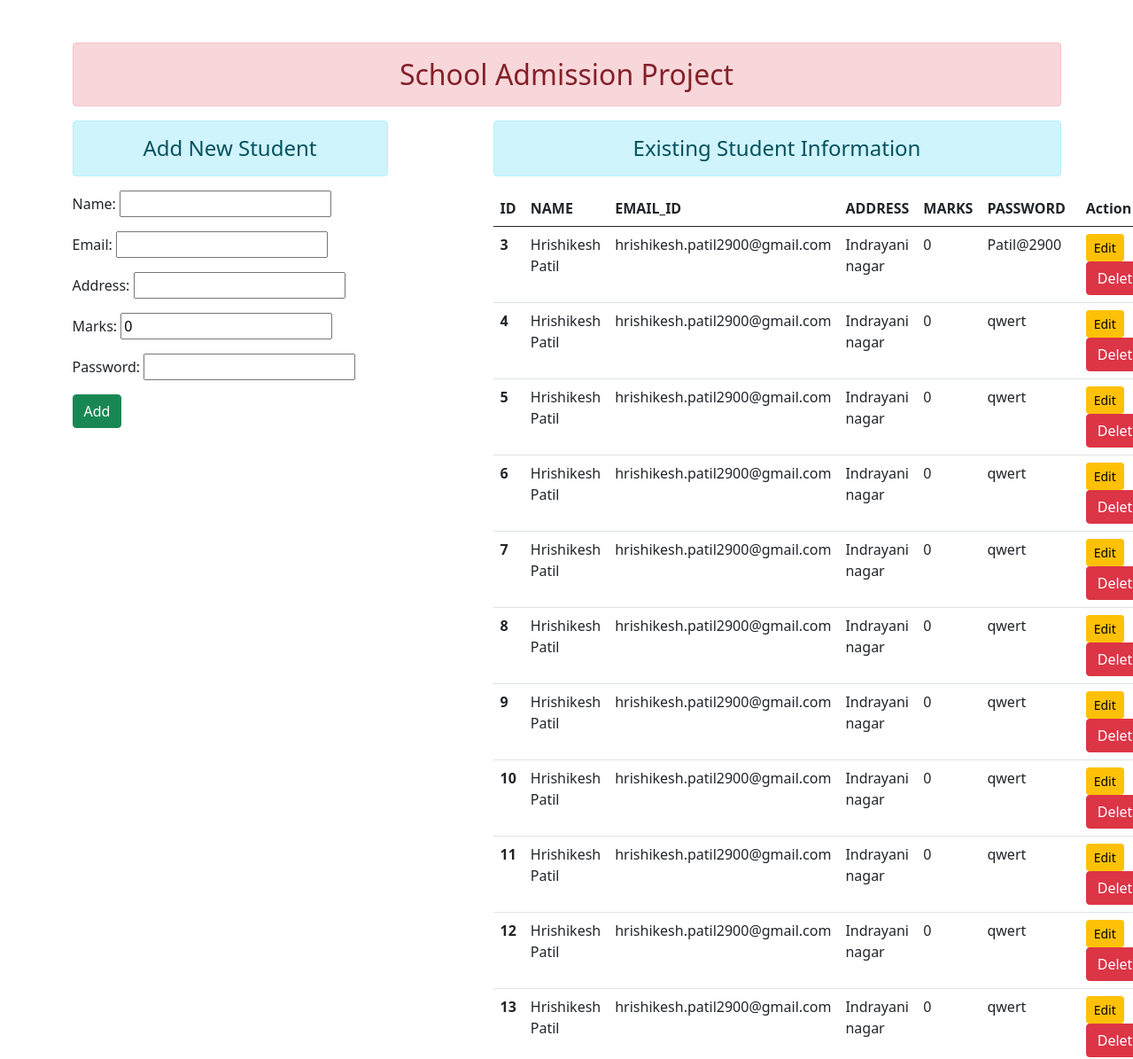
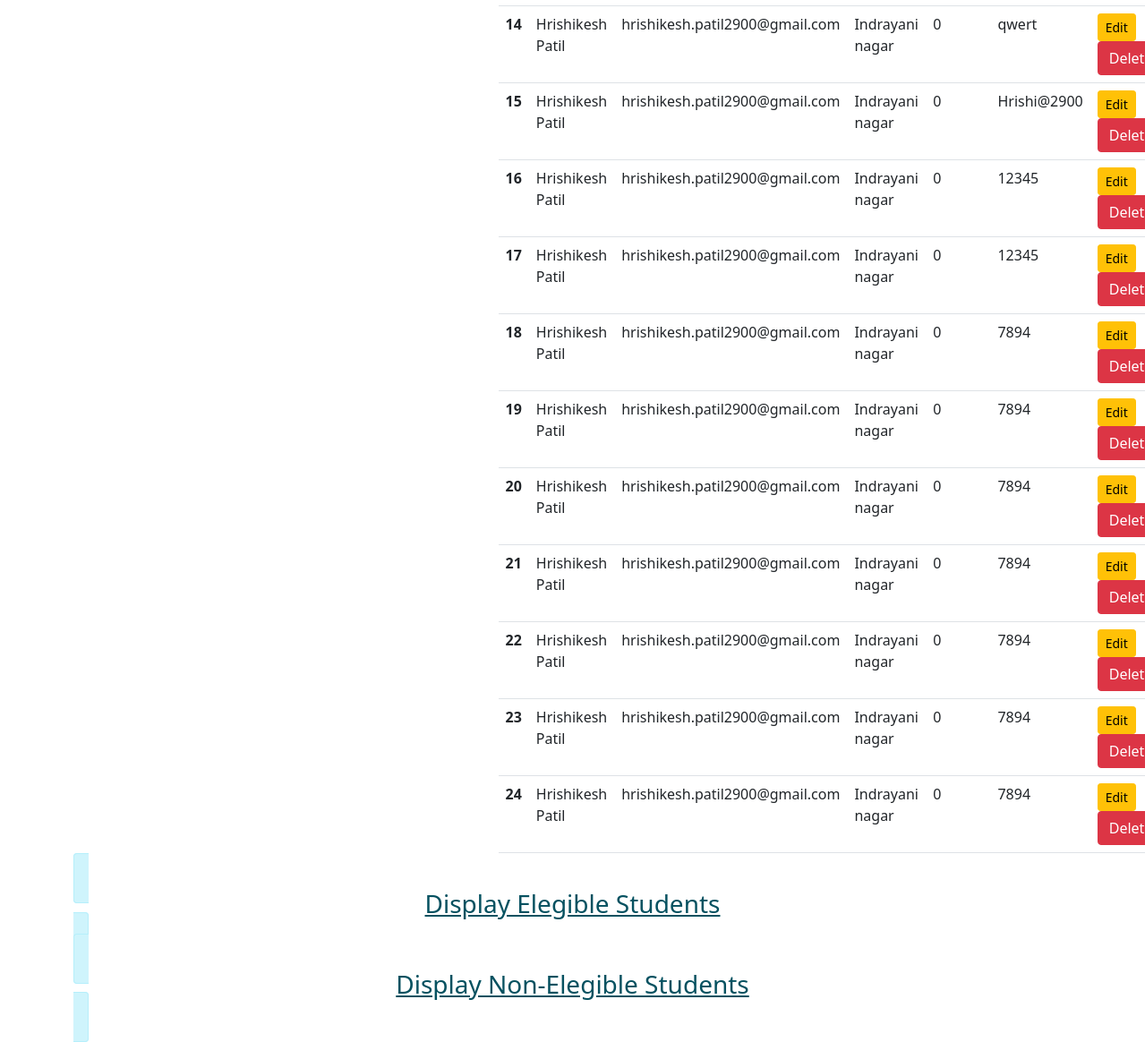
The page / on the database its author committed (2 pictures, top to bottom).
### admission/models.py (models this page shows)
class User(models.Model):
    name = models.CharField(max_length=100)
    email = models.EmailField(max_length=100)
    address = models.TextField()
    marks = models.IntegerField(default="0")
    password = models.CharField(max_length=100)

### admission/views.py (the view)
# urls.py: path('',views.add_show, name="addandshow"),
def add_show(request):
    if request.method == 'POST':
        fm = StudentRegistration(request.POST)
        if fm.is_valid():
            nm = fm.cleaned_data['name']
            em = fm.cleaned_data['email']
            ad = fm.cleaned_data['address']
            mk = fm.cleaned_data['marks']
            pw = fm.cleaned_data['password']
            reg = User(name=nm, email=em, address=ad, marks=mk, password=pw)
            reg.save()
            fm = StudentRegistration()
    else:
        fm = StudentRegistration()
    stud = User.objects.all()
    return render(request, 'admission/addandshow.html',{'form':fm, 'stu':stud})

### admission/forms.py
class StudentRegistration(forms.ModelForm):
    class Meta:
        model = User
        fields = ['name', 'email', 'address','marks', 'password']
        widgets = {
            'name':forms.TextInput(attrs={'class':'form-comtrol'}),
            'email':forms.EmailInput(attrs={'class':'form-comtrol'}),
            'address':forms.TextInput(attrs={'class':'form-comtrol'}),
            'marks':forms.TextInput(attrs={'class':'form-comtrol'}),
            'password':forms.PasswordInput(render_value=True, attrs={'class':'form-comtrol'}),
        }

### admission/templates/admission/addandshow.html (shortened to what this page needs)
{% extends 'admission/base.html' %}
{% block content %}
<div class="row">
    <div class="col-sm-4">
        <h4 class="text-center alert alert-info">Add New Student</h4>
        <form action="" method="POST">
            {{form.as_p}}
            <input type="submit" class="btn btn-success" value="Add">
        </form>
    </div>
    <div class="col-sm-7 offset-1">
        <h4 class="text-center alert alert-info">Existing Student Information</h4>
        {% if stu %}
            <table class="table table-hover">
                <thead>
                <tr>
                    <th scope="col">ID</th>
                    <th scope="col">NAME</th>
                    <th scope="col">EMAIL_ID</th>
                    <th scope="col">ADDRESS</th>
                    <th scope="col">MARKS</th>
                    <th scope="col">PASSWORD</th>
                    <th scope="col">Action</th>
                </tr>
                </thead>
                <tbody>
                {% for st in stu %}
                <tr>
                    <th scope="row">{{st.id}}</th>
                    <td>{{st.name}}</td>
                    <td>{{st.email}}</td>
                    <td>{{st.address}}</td>
                    <td>{{st.marks}}</td>
                    <td>{{st.password}}</td>
                    <td>
                        <a href="{% url 'updatedata' st.id %}" class="btn btn-warning btn-sm">Edit</a>
                        <form action="{% url 'deletedata' st.id %}" method="POST" class="d-inline" > {% csrf_token %}
                            <input type="submit" class="btn btn-danger" value="Delete">
                        </form>
                    </td>
                </tr>
                {% endfor %}
                </tbody>
            </table>
        {% else %}
         <h4 class="text-center alert alert-warning">No Records Found</h4>
        {% endif %}
    </div>
    <div>
        <th><a href="#" class="text-center alert alert-info"><h3>Display Elegible Students</h3></a></th>
    </div>
    <div>
        <th><a href="/" class="text-center alert alert-info"><h3>Display Non-Elegible Students</h3></a></th>
    </div>
</div>
{% endblock content %}

### admission/templates/admission/base.html (shortened to what this page needs)
<!DOCTYPE html>
{% load static %}
<html lang="en">
<head>
    <link rel="stylesheet" href="{% static 'admission/css/bootstrap.css'%}">
</head>
<body>
    <div class="container mt-5">
        <h2 class="text-center alert alert-danger">School Admission Project</h2>
        {% block content %}
        {% endblock content%}
    </div>
</body>
</html>

### rows shown on the page
User: id "3", name "Hrishikesh Patil", email "hrishikesh.patil2900@gmail.com", address "Indrayani nagar", marks "0", password "Patil@2900"
User: id "4", name "Hrishikesh Patil", email "hrishikesh.patil2900@gmail.com", address "Indrayani nagar", marks "0", password "qwert"
User: id "5", name "Hrishikesh Patil", email "hrishikesh.patil2900@gmail.com", address "Indrayani nagar", marks "0", password "qwert"
User: id "6", name "Hrishikesh Patil", email "hrishikesh.patil2900@gmail.com", address "Indrayani nagar", marks "0", password "qwert"
User: id "7", name "Hrishikesh Patil", email "hrishikesh.patil2900@gmail.com", address "Indrayani nagar", marks "0", password "qwert"
User: id "8", name "Hrishikesh Patil", email "hrishikesh.patil2900@gmail.com", address "Indrayani nagar", marks "0", password "qwert"
User: id "9", name "Hrishikesh Patil", email "hrishikesh.patil2900@gmail.com", address "Indrayani nagar", marks "0", password "qwert"
User: id "10", name "Hrishikesh Patil", email "hrishikesh.patil2900@gmail.com", address "Indrayani nagar", marks "0", password "qwert"
User: id "11", name "Hrishikesh Patil", email "hrishikesh.patil2900@gmail.com", address "Indrayani nagar", marks "0", password "qwert"
User: id "12", name "Hrishikesh Patil", email "hrishikesh.patil2900@gmail.com", address "Indrayani nagar", marks "0", password "qwert"
User: id "13", name "Hrishikesh Patil", email "hrishikesh.patil2900@gmail.com", address "Indrayani nagar", marks "0", password "qwert"
User: id "14", name "Hrishikesh Patil", email "hrishikesh.patil2900@gmail.com", address "Indrayani nagar", marks "0", password "qwert"
User: id "15", name "Hrishikesh Patil", email "hrishikesh.patil2900@gmail.com", address "Indrayani nagar", marks "0", password "Hrishi@2900"
User: id "16", name "Hrishikesh Patil", email "hrishikesh.patil2900@gmail.com", address "Indrayani nagar", marks "0", password "12345"
User: id "17", name "Hrishikesh Patil", email "hrishikesh.patil2900@gmail.com", address "Indrayani nagar", marks "0", password "12345"
User: id "18", name "Hrishikesh Patil", email "hrishikesh.patil2900@gmail.com", address "Indrayani nagar", marks "0", password "7894"
User: id "19", name "Hrishikesh Patil", email "hrishikesh.patil2900@gmail.com", address "Indrayani nagar", marks "0", password "7894"
User: id "20", name "Hrishikesh Patil", email "hrishikesh.patil2900@gmail.com", address "Indrayani nagar", marks "0", password "7894"
User: id "21", name "Hrishikesh Patil", email "hrishikesh.patil2900@gmail.com", address "Indrayani nagar", marks "0", password "7894"
User: id "22", name "Hrishikesh Patil", email "hrishikesh.patil2900@gmail.com", address "Indrayani nagar", marks "0", password "7894"
User: id "23", name "Hrishikesh Patil", email "hrishikesh.patil2900@gmail.com", address "Indrayani nagar", marks "0", password "7894"
User: id "24", name "Hrishikesh Patil", email "hrishikesh.patil2900@gmail.com", address "Indrayani nagar", marks "0", password "7894"
